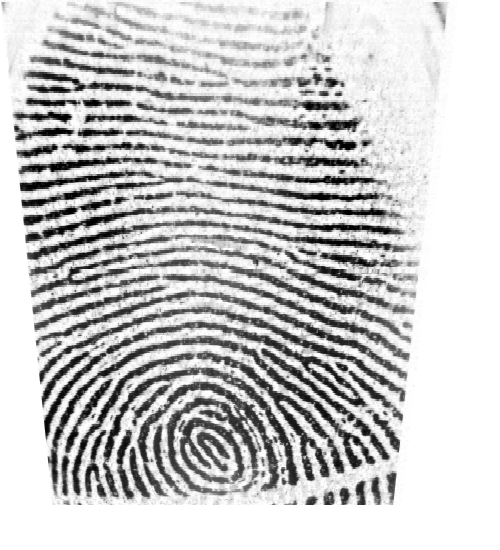
#> input picture database/1.png, 500 x 550 px, found by its file name; its folder holds only this picture in this run
$ python app.py database/1.png database/1.tif   (older library calls are emulated)
#> lines starting #> are read from the running program, lines starting #| are printed output that depends on the picture
import cv2
import os
import sys
import numpy
import matplotlib.pyplot as plt
from enhance import image_enhance
from skimage.morphology import skeletonize, thin

os.chdir("./")

def removedot(invertThin):
    temp0 = numpy.array(invertThin[:])
    temp0 = numpy.array(temp0)
    temp1 = temp0/255
    temp2 = numpy.array(temp1)
    temp3 = numpy.array(temp2)

    enhanced_img = numpy.array(temp0)
    filter0 = numpy.zeros((10,10))
    W,H = temp0.shape[:2]
    filtersize = 6

    for i in range(W - filtersize):
        for j in range(H - filtersize):
            filter0 = temp1[i:i + filtersize,j:j + filtersize]

            flag = 0
            if sum(filter0[:,0]) == 0:
                flag +=1
            if sum(filter0[:,filtersize - 1]) == 0:
                flag +=1
            if sum(filter0[0,:]) == 0:
                flag +=1
            if sum(filter0[filtersize - 1,:]) == 0:
                flag +=1
            if flag > 3:
                temp2[i:i + filtersize, j:j + filtersize] = numpy.zeros((filtersize, filtersize))

    return temp2


def get_descriptors(img):
	clahe = cv2.createCLAHE(clipLimit=2.0, tileGridSize=(8,8))
	img = clahe.apply(img)
	img = image_enhance.image_enhance(img)
	img = numpy.array(img, dtype=numpy.uint8)
	# Threshold
	ret, img = cv2.threshold(img, 127, 255, cv2.THRESH_BINARY_INV | cv2.THRESH_OTSU)
	# Normalize to 0 and 1 range
	img[img == 255] = 1

	#Thinning
	skeleton = skeletonize(img)
	skeleton = numpy.array(skeleton, dtype=numpy.uint8)
	skeleton = removedot(skeleton)
	# Harris corners
	harris_corners = cv2.cornerHarris(img, 3, 3, 0.04)
	harris_normalized = cv2.normalize(harris_corners, 0, 255, norm_type=cv2.NORM_MINMAX, dtype=cv2.CV_32FC1)
	threshold_harris = 125
	# Extract keypoints
	keypoints = []
	for x in range(0, harris_normalized.shape[0]):
		for y in range(0, harris_normalized.shape[1]):
			if harris_normalized[x][y] > threshold_harris:
				keypoints.append(cv2.KeyPoint(y, x, 1))
	# Define descriptor
	orb = cv2.ORB_create()
	# Compute descriptors
	_, des = orb.compute(img, keypoints)
	return (keypoints, des);


def main():
	image_name = sys.argv[1]
	img1 = cv2.imread("database/" + image_name, cv2.IMREAD_GRAYSCALE)
#> img1 is the input picture: shape (550, 500); min 0, max 255, mean 199.8
	kp1, des1 = get_descriptors(img1)
#> in get_descriptors, `img = clahe.apply(img)`:
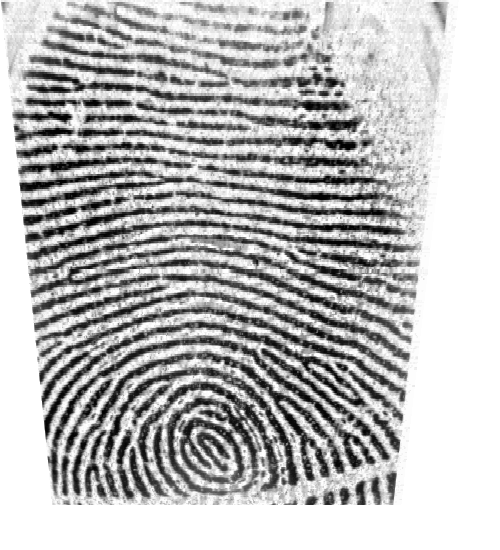
#> img: shape (550, 500); min 0, max 255, mean 185.4

	image_name = sys.argv[2]
	img2 = cv2.imread("database/" + image_name, cv2.IMREAD_GRAYSCALE)
	kp2, des2 = get_descriptors(img2)

	# Matching between descriptors
	bf = cv2.BFMatcher(cv2.NORM_HAMMING, crossCheck=True)
	matches = sorted(bf.match(des1, des2), key= lambda match:match.distance)
	# Plot keypoints
	img4 = cv2.drawKeypoints(img1, kp1, outImage=None)
	img5 = cv2.drawKeypoints(img2, kp2, outImage=None)
	f, axarr = plt.subplots(1,2)
	axarr[0].imshow(img4)
	axarr[1].imshow(img5)
	plt.show()
	# Plot matches
	img3 = cv2.drawMatches(img1, kp1, img2, kp2, matches, flags=2, outImg=None)
	plt.imshow(img3)
	plt.show()

	# Calculate score
	score = 0;
	for match in matches:
		score += match.distance
	score_threshold = 33
	if score/len(matches) < score_threshold:
		print("Fingerprint matches.")
	else:
		print("Fingerprint does not match.")


if __name__ == "__main__":
	try:
		main()
#> (the call stopped at in get_descriptors, `img = image_enhance.image_enhance(img)`: enhance is not available in this run)
	except:
		raise

$ run again, on database/3.png
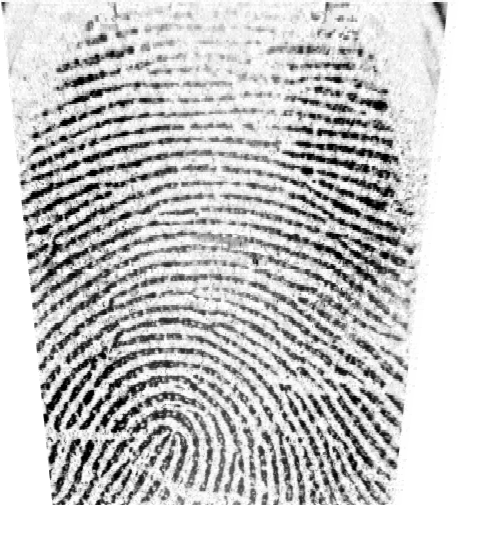
#> input picture database/3.png, 500 x 550 px, found by its file name
#> in main, img1 is the input picture: shape (550, 500); min 0, max 255, mean 203.8
#> in get_descriptors, `img = clahe.apply(img)`:
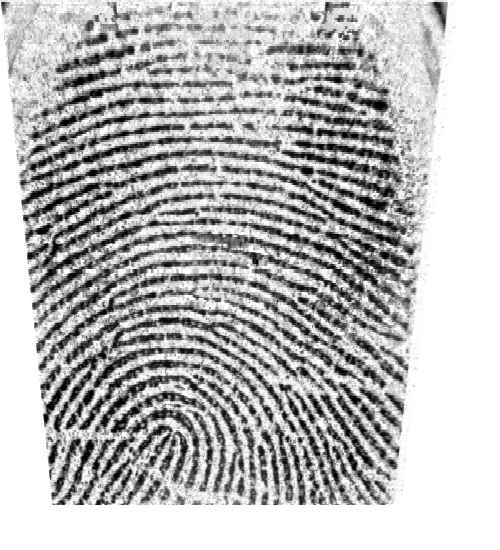
#> img: shape (550, 500); min 0, max 255, mean 184.7

$ run again, on database/4.png
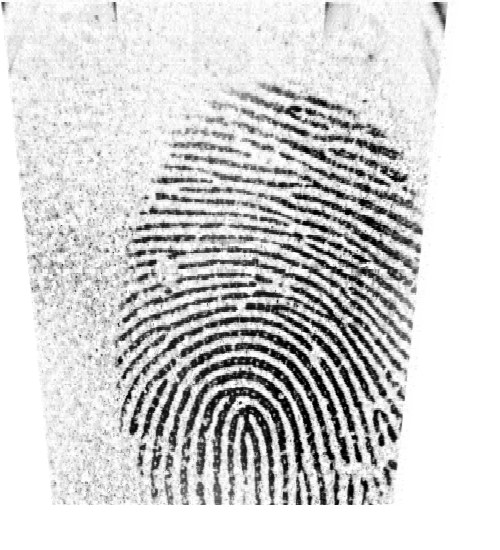
#> input picture database/4.png, 500 x 550 px, found by its file name
#> in main, img1 is the input picture: shape (550, 500); min 0, max 255, mean 209.9
#> in get_descriptors, `img = clahe.apply(img)`:
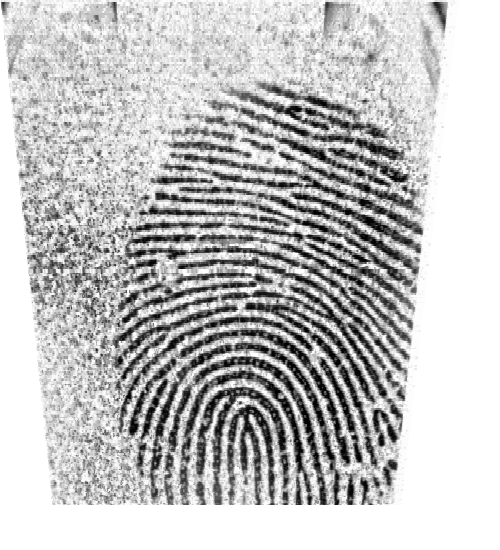
#> img: shape (550, 500); min 0, max 255, mean 193.3
